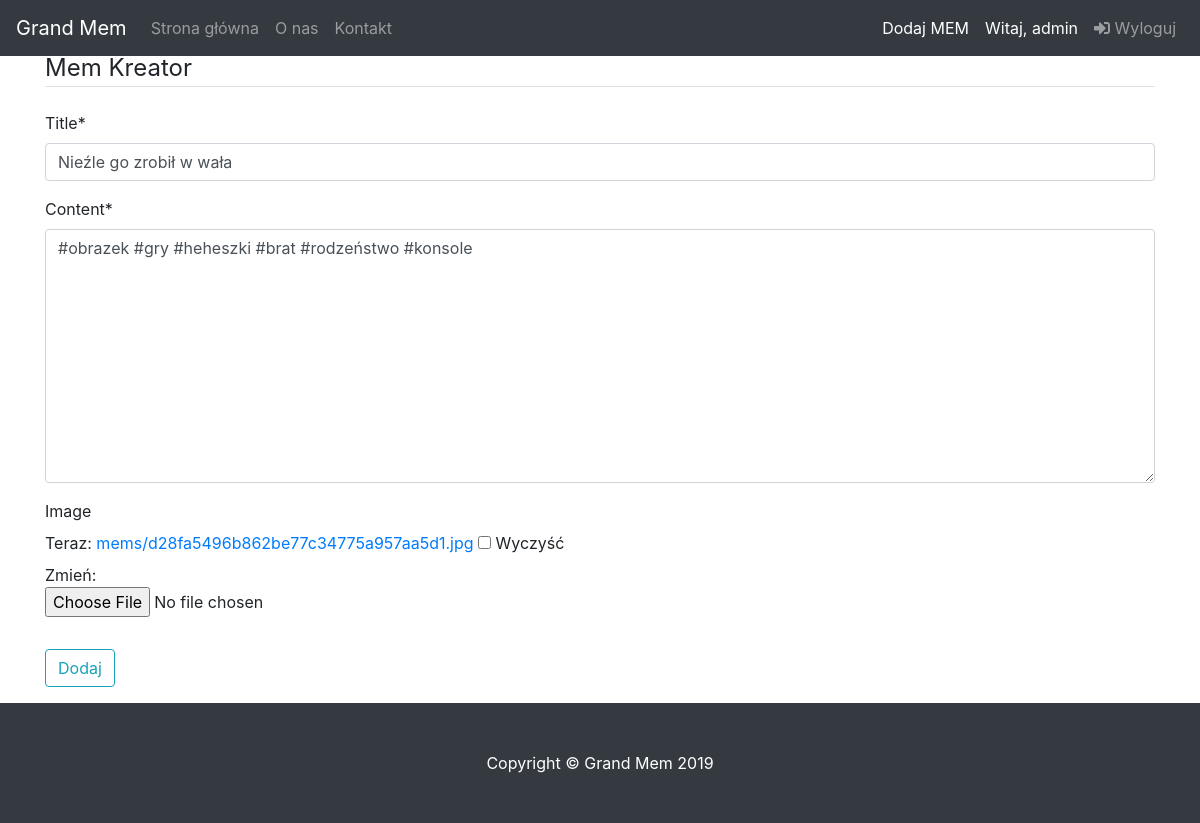
The app's page /mem/1/update/ (signed in) with its own data.
### post/models.py (models this page shows, shortened)
class Mem(models.Model):
    title = models.CharField(max_length=100)
    content = models.TextField()
    image = models.ImageField(default='default.jpg', upload_to='mems', blank=True)
    date_posted = models.DateTimeField(default=timezone.now)
    author = models.ForeignKey(User, on_delete=models.CASCADE)

### post/views.py (the view, shortened to what this page needs)
# urls.py: path('mem/<int:pk>/update/', MemUpdateView.as_view(), name='mem-update'),
class MemUpdateView(LoginRequiredMixin, UserPassesTestMixin, UpdateView):
    model = Mem
    fields = ['title', 'content', 'image']
    def test_func(self):
        mem = self.get_object()
        if self.request.user == mem.author:
            return True
        return False

### post/templates/post/mem_form.html (shortened to what this page needs)
﻿{% extends "post/base.html" %}
{% load crispy_forms_tags %}
{% block content %}
	<div class="content-section">
		<form method="POST" enctype="multipart/form-data">
			<fieldset class="form-group">
				<legend class="border-bottom mb-4">Mem Kreator</legend>
				{{ form|crispy }}
			</fieldset>
			<div class="form-group">
				<button class="btn btn-outline-info" type="submit">Dodaj</button>
			</div>
		</form>
	</div>
{% endblock content %}

### post/templates/post/base.html (shortened to what this page needs)
﻿{% load static %}
<!DOCTYPE html>
<html lang="pl">
<head>
	<link rel="stylesheet" href="https://use.fontawesome.com/releases/v5.5.0/css/all.css">
    <link rel="stylesheet" href="https://stackpath.bootstrapcdn.com/bootstrap/4.3.1/css/bootstrap.min.css">
	<link rel="stylesheet" href="{% static 'css/main.css' %}">
</head>
<body>
	<nav class="navbar navbar-expand-md bg-dark navbar-dark sticky-top">
	  <a class="navbar-brand" href="{% url 'post-home' %}">Grand Mem</a>
	  <div id="navb" class="navbar-collapse collapse hide">
		<ul class="navbar-nav">
		  <li class="nav-item">
			<a class="nav-link" href="{% url 'post-home' %}">Strona główna</a>
		  </li>
		  <li class="nav-item">
			<a class="nav-link" href="{% url 'post-about' %}">O nas</a>
		  </li>
		  <li class="nav-item">
			<a class="nav-link" href="{% url 'post-contact' %}">Kontakt</a>
		  </li>
		</ul>
		<ul class="nav navbar-nav ml-auto">
		  {% if user.is_authenticated %}
		  <li class="nav-item">
			<a class="nav-link" style="color:white;" href="{% url 'mem-create' %}">Dodaj MEM</a>
		  </li>
		  <li class="nav-item">
			<a class="nav-link" style="color:white;">Witaj, {{ user.username }}</a>
		  </li>
		  <li class="nav-item">
			<a class="nav-link" href="{% url 'logout' %}"><span class="fas fa-sign-in-alt"></span> Wyloguj</a>
		  </li>
		  {% endif %}
		</ul>
	  </div>
	</nav>
	<div class="container">
		{% block content %}{% endblock %}
	</div>
	<footer class="py-5 bg-dark">
    <div class="container">
      <p class="m-0 text-center text-white">Copyright &copy; Grand Mem 2019</p>
    </div>
  </footer>
</body>
</html>

### post/static/css/main.css (style rules this page uses)
body { margin-top: -30px; }

### records on screen
Mem: title "Nieźle go zrobił w wała", content "#obrazek #gry #heheszki #brat #rodzeństwo #konsole"

### other values on screen
{{ user.username }} "admin"
